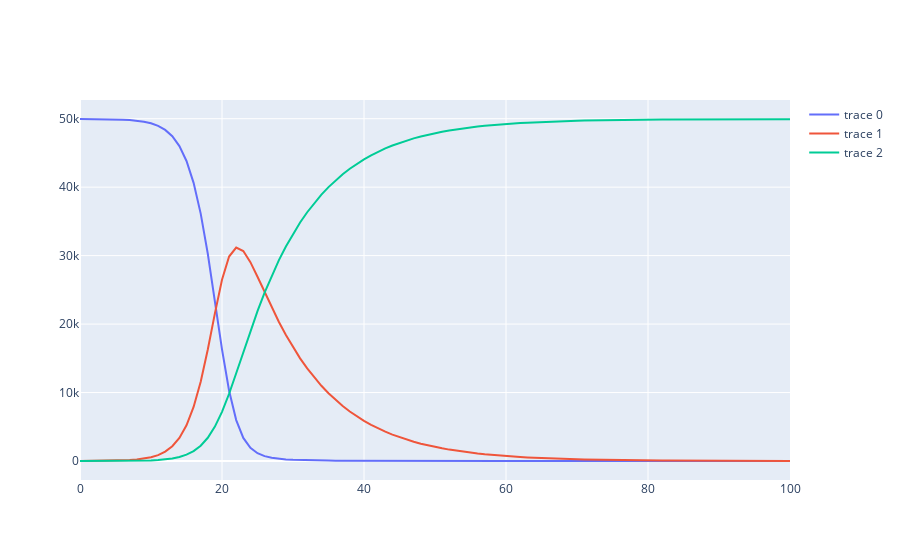

The code cell stored with this chart in its notebook:
### Code cell
SIR(b=0.7/50000,v=1/10,S_0=[49955,],I_0=[5,],time=100)
